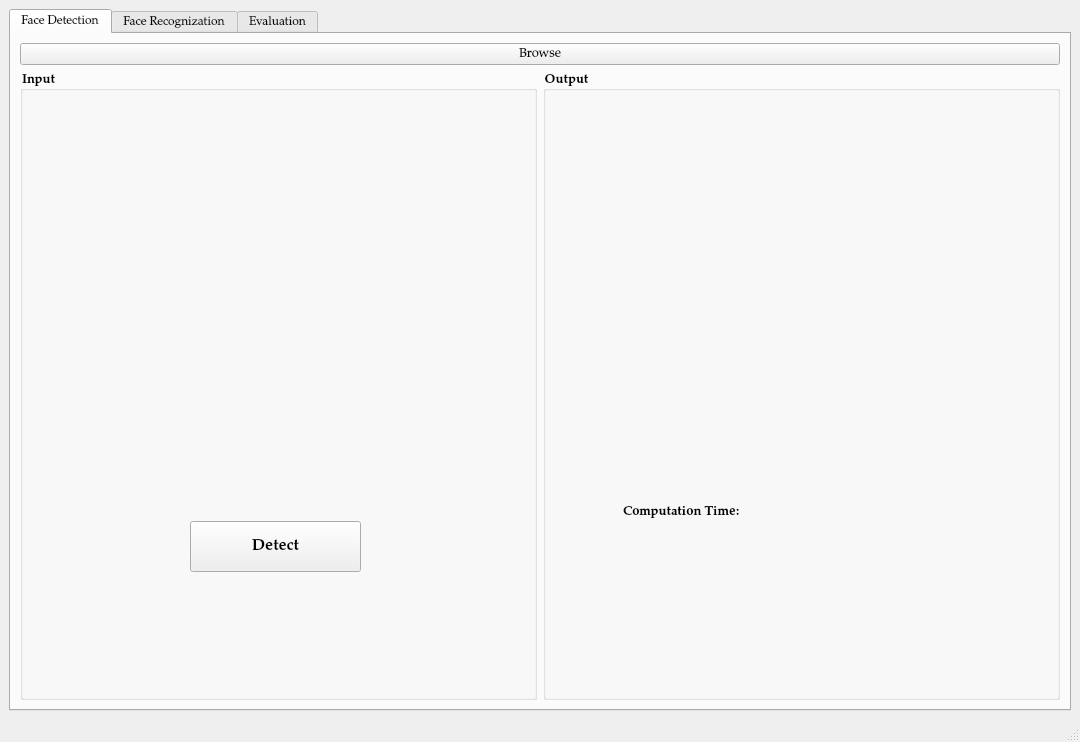
<?xml version="1.0" encoding="UTF-8"?>
<ui version="4.0">
 <class>MainWindow</class>
 <widget class="QMainWindow" name="MainWindow">
  <property name="geometry">
   <rect>
    <x>0</x>
    <y>0</y>
    <width>1080</width>
    <height>742</height>
   </rect>
  </property>
  <property name="font">
   <font>
    <family>Palatino Linotype</family>
   </font>
  </property>
  <property name="windowTitle">
   <string>MainWindow</string>
  </property>
  <property name="styleSheet">
   <string notr="true">alternate-background-color: rgb(167, 167, 167);</string>
  </property>
  <widget class="QWidget" name="centralwidget">
   <layout class="QGridLayout" name="gridLayout">
    <item row="0" column="0">
     <widget class="QTabWidget" name="tabWidget">
      <property name="font">
       <font>
        <family>Palatino Linotype</family>
       </font>
      </property>
      <property name="currentIndex">
       <number>0</number>
      </property>
      <widget class="QWidget" name="FaceDetection">
       <attribute name="title">
        <string>Face Detection</string>
       </attribute>
       <layout class="QGridLayout" name="gridLayout_8">
        <item row="1" column="0">
         <layout class="QGridLayout" name="gridLayout_1">
          <item row="0" column="1">
           <layout class="QHBoxLayout" name="horizontalLayout_1">
            <item>
             <widget class="QGroupBox" name="imageBox_1">
              <property name="font">
               <font>
                <family>Palatino Linotype</family>
                <pointsize>10</pointsize>
                <weight>75</weight>
                <bold>true</bold>
               </font>
              </property>
              <property name="title">
               <string>Input</string>
              </property>
              <widget class="QPushButton" name="button_1">
               <property name="geometry">
                <rect>
                 <x>170</x>
                 <y>450</y>
                 <width>171</width>
                 <height>51</height>
                </rect>
               </property>
               <property name="font">
                <font>
                 <family>Palatino Linotype</family>
                 <pointsize>12</pointsize>
                 <weight>75</weight>
                 <bold>true</bold>
                </font>
               </property>
               <property name="text">
                <string>Detect</string>
               </property>
              </widget>
              <widget class="QLabel" name="image_1">
               <property name="geometry">
                <rect>
                 <x>90</x>
                 <y>60</y>
                 <width>370</width>
                 <height>320</height>
                </rect>
               </property>
               <property name="text">
                <string/>
               </property>
              </widget>
             </widget>
            </item>
            <item>
             <widget class="QGroupBox" name="imageBox_2">
              <property name="font">
               <font>
                <family>Palatino Linotype</family>
                <pointsize>10</pointsize>
                <weight>75</weight>
                <bold>true</bold>
               </font>
              </property>
              <property name="title">
               <string>Output</string>
              </property>
              <property name="flat">
               <bool>false</bool>
              </property>
              <property name="checkable">
               <bool>false</bool>
              </property>
              <widget class="QLabel" name="image_2">
               <property name="geometry">
                <rect>
                 <x>90</x>
                 <y>60</y>
                 <width>370</width>
                 <height>320</height>
                </rect>
               </property>
               <property name="text">
                <string/>
               </property>
              </widget>
              <widget class="QLabel" name="label_1">
               <property name="geometry">
                <rect>
                 <x>80</x>
                 <y>400</y>
                 <width>281</width>
                 <height>81</height>
                </rect>
               </property>
               <property name="font">
                <font>
                 <family>Palatino Linotype</family>
                 <pointsize>10</pointsize>
                 <weight>75</weight>
                 <bold>true</bold>
                </font>
               </property>
               <property name="text">
                <string>Computation Time:</string>
               </property>
               <property name="scaledContents">
                <bool>false</bool>
               </property>
               <property name="textInteractionFlags">
                <set>Qt::NoTextInteraction</set>
               </property>
              </widget>
             </widget>
            </item>
           </layout>
          </item>
         </layout>
        </item>
        <item row="0" column="0">
         <widget class="QPushButton" name="browse_0">
          <property name="font">
           <font>
            <family>Palatino Linotype</family>
            <pointsize>10</pointsize>
            <weight>50</weight>
            <bold>false</bold>
           </font>
          </property>
          <property name="text">
           <string>Browse</string>
          </property>
         </widget>
        </item>
       </layout>
      </widget>
      <widget class="QWidget" name="FaceRecognization">
       <attribute name="title">
        <string>Face Recognization</string>
       </attribute>
       <layout class="QGridLayout" name="gridLayout_6">
        <item row="1" column="0">
         <layout class="QHBoxLayout" name="horizontalLayout_2">
          <item>
           <widget class="QGroupBox" name="imageBox_3">
            <property name="font">
             <font>
              <family>Palatino Linotype</family>
              <pointsize>10</pointsize>
              <weight>75</weight>
              <bold>true</bold>
             </font>
            </property>
            <property name="title">
             <string>Input</string>
            </property>
            <widget class="QPushButton" name="button_2">
             <property name="geometry">
              <rect>
               <x>170</x>
               <y>410</y>
               <width>181</width>
               <height>51</height>
              </rect>
             </property>
             <property name="font">
              <font>
               <family>Palatino Linotype</family>
               <pointsize>12</pointsize>
               <weight>75</weight>
               <bold>true</bold>
              </font>
             </property>
             <property name="text">
              <string>Recognize</string>
             </property>
            </widget>
            <widget class="QLabel" name="image_3">
             <property name="geometry">
              <rect>
               <x>90</x>
               <y>60</y>
               <width>370</width>
               <height>320</height>
              </rect>
             </property>
             <property name="text">
              <string/>
             </property>
            </widget>
            <widget class="QPushButton" name="button_3">
             <property name="geometry">
              <rect>
               <x>170</x>
               <y>480</y>
               <width>181</width>
               <height>51</height>
              </rect>
             </property>
             <property name="font">
              <font>
               <family>Palatino Linotype</family>
               <pointsize>12</pointsize>
               <weight>75</weight>
               <bold>true</bold>
              </font>
             </property>
             <property name="text">
              <string>Recognize_Model</string>
             </property>
            </widget>
           </widget>
          </item>
          <item>
           <widget class="QGroupBox" name="imageBox_4">
            <property name="font">
             <font>
              <family>Palatino Linotype</family>
              <pointsize>10</pointsize>
              <weight>75</weight>
              <bold>true</bold>
             </font>
            </property>
            <property name="title">
             <string>Output</string>
            </property>
            <property name="flat">
             <bool>false</bool>
            </property>
            <property name="checkable">
             <bool>false</bool>
            </property>
            <widget class="QLabel" name="label_2">
             <property name="geometry">
              <rect>
               <x>80</x>
               <y>400</y>
               <width>281</width>
               <height>81</height>
              </rect>
             </property>
             <property name="font">
              <font>
               <family>Palatino Linotype</family>
               <pointsize>10</pointsize>
               <weight>75</weight>
               <bold>true</bold>
              </font>
             </property>
             <property name="text">
              <string>Computation Time:</string>
             </property>
             <property name="scaledContents">
              <bool>false</bool>
             </property>
             <property name="textInteractionFlags">
              <set>Qt::NoTextInteraction</set>
             </property>
            </widget>
            <widget class="QLabel" name="image_4">
             <property name="geometry">
              <rect>
               <x>90</x>
               <y>60</y>
               <width>370</width>
               <height>320</height>
              </rect>
             </property>
             <property name="text">
              <string/>
             </property>
            </widget>
           </widget>
          </item>
         </layout>
        </item>
        <item row="0" column="0">
         <widget class="QPushButton" name="browse_1">
          <property name="font">
           <font>
            <family>Palatino Linotype</family>
            <pointsize>10</pointsize>
            <weight>50</weight>
            <bold>false</bold>
           </font>
          </property>
          <property name="text">
           <string>Browse</string>
          </property>
         </widget>
        </item>
       </layout>
      </widget>
      <widget class="QWidget" name="Evauation">
       <attribute name="title">
        <string>Evaluation</string>
       </attribute>
       <layout class="QGridLayout" name="gridLayout_7">
        <item row="0" column="0">
         <layout class="QGridLayout" name="gridLayout_3">
          <item row="0" column="1">
           <layout class="QHBoxLayout" name="horizontalLayout_3">
            <item>
             <widget class="QGroupBox" name="imageBox_5">
              <property name="font">
               <font>
                <family>Palatino Linotype</family>
                <pointsize>10</pointsize>
                <weight>75</weight>
                <bold>true</bold>
               </font>
              </property>
              <property name="title">
               <string>ROC</string>
              </property>
              <widget class="QLabel" name="image_5">
               <property name="geometry">
                <rect>
                 <x>20</x>
                 <y>70</y>
                 <width>411</width>
                 <height>291</height>
                </rect>
               </property>
               <property name="text">
                <string/>
               </property>
              </widget>
              <widget class="QPushButton" name="button_4">
               <property name="geometry">
                <rect>
                 <x>480</x>
                 <y>460</y>
                 <width>111</width>
                 <height>51</height>
                </rect>
               </property>
               <property name="font">
                <font>
                 <family>Palatino Linotype</family>
                 <pointsize>11</pointsize>
                 <weight>75</weight>
                 <bold>true</bold>
                </font>
               </property>
               <property name="text">
                <string>View</string>
               </property>
              </widget>
              <widget class="QLabel" name="label_3">
               <property name="geometry">
                <rect>
                 <x>690</x>
                 <y>420</y>
                 <width>101</width>
                 <height>20</height>
                </rect>
               </property>
               <property name="font">
                <font>
                 <family>Palatino Linotype</family>
                 <pointsize>10</pointsize>
                 <weight>75</weight>
                 <bold>true</bold>
                </font>
               </property>
               <property name="text">
                <string>Accuracy:</string>
               </property>
               <property name="scaledContents">
                <bool>false</bool>
               </property>
               <property name="textInteractionFlags">
                <set>Qt::NoTextInteraction</set>
               </property>
              </widget>
              <widget class="QLabel" name="image_6">
               <property name="geometry">
                <rect>
                 <x>510</x>
                 <y>70</y>
                 <width>431</width>
                 <height>291</height>
                </rect>
               </property>
               <property name="text">
                <string/>
               </property>
              </widget>
              <widget class="QLabel" name="label_4">
               <property name="geometry">
                <rect>
                 <x>120</x>
                 <y>400</y>
                 <width>101</width>
                 <height>20</height>
                </rect>
               </property>
               <property name="font">
                <font>
                 <family>Palatino Linotype</family>
                 <pointsize>10</pointsize>
                 <weight>75</weight>
                 <bold>true</bold>
                </font>
               </property>
               <property name="text">
                <string>Class</string>
               </property>
               <property name="scaledContents">
                <bool>false</bool>
               </property>
               <property name="textInteractionFlags">
                <set>Qt::NoTextInteraction</set>
               </property>
              </widget>
              <widget class="QTextEdit" name="textEdit_1">
               <property name="geometry">
                <rect>
                 <x>240</x>
                 <y>400</y>
                 <width>131</width>
                 <height>31</height>
                </rect>
               </property>
              </widget>
              <widget class="QLabel" name="label_5">
               <property name="geometry">
                <rect>
                 <x>670</x>
                 <y>490</y>
                 <width>281</width>
                 <height>81</height>
                </rect>
               </property>
               <property name="font">
                <font>
                 <family>Palatino Linotype</family>
                 <pointsize>10</pointsize>
                 <weight>75</weight>
                 <bold>true</bold>
                </font>
               </property>
               <property name="text">
                <string>Computation Time:</string>
               </property>
               <property name="scaledContents">
                <bool>false</bool>
               </property>
               <property name="textInteractionFlags">
                <set>Qt::NoTextInteraction</set>
               </property>
              </widget>
             </widget>
            </item>
           </layout>
          </item>
         </layout>
        </item>
       </layout>
      </widget>
     </widget>
    </item>
   </layout>
  </widget>
  <widget class="QMenuBar" name="menubar">
   <property name="geometry">
    <rect>
     <x>0</x>
     <y>0</y>
     <width>1080</width>
     <height>26</height>
    </rect>
   </property>
  </widget>
  <widget class="QStatusBar" name="statusbar"/>
  <action name="load_image_action">
   <property name="text">
    <string>Open</string>
   </property>
  </action>
  <action name="load_second_image_action">
   <property name="text">
    <string>Load Second Image</string>
   </property>
  </action>
 </widget>
 <resources/>
 <connections/>
</ui>
